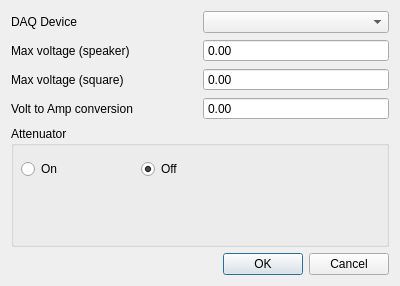
<?xml version="1.0" encoding="UTF-8"?>
<ui version="4.0">
 <class>AdvancedOptionsDialog</class>
 <widget class="QDialog" name="AdvancedOptionsDialog">
  <property name="geometry">
   <rect>
    <x>0</x>
    <y>0</y>
    <width>400</width>
    <height>286</height>
   </rect>
  </property>
  <property name="windowTitle">
   <string>Advanced Options</string>
  </property>
  <layout class="QVBoxLayout" name="verticalLayout">
   <item>
    <layout class="QGridLayout" name="gridLayout">
     <item row="0" column="0">
      <widget class="QLabel" name="label">
       <property name="text">
        <string>DAQ Device</string>
       </property>
      </widget>
     </item>
     <item row="0" column="1">
      <widget class="QComboBox" name="deviceCmbx"/>
     </item>
     <item row="1" column="0">
      <widget class="QLabel" name="label_2">
       <property name="text">
        <string>Max voltage (speaker)</string>
       </property>
      </widget>
     </item>
     <item row="1" column="1">
      <widget class="SmartSpinBox" name="speakerMaxVSpnbx">
       <property name="buttonSymbols">
        <enum>QAbstractSpinBox::NoButtons</enum>
       </property>
      </widget>
     </item>
     <item row="2" column="0">
      <widget class="QLabel" name="label_3">
       <property name="text">
        <string>Max voltage (square)</string>
       </property>
      </widget>
     </item>
     <item row="2" column="1">
      <widget class="SmartSpinBox" name="squareMaxVSpnbx">
       <property name="buttonSymbols">
        <enum>QAbstractSpinBox::NoButtons</enum>
       </property>
      </widget>
     </item>
     <item row="3" column="0">
      <widget class="QLabel" name="label_4">
       <property name="text">
        <string>Volt to Amp conversion</string>
       </property>
      </widget>
     </item>
     <item row="3" column="1">
      <widget class="SmartSpinBox" name="V2ASpnbx">
       <property name="buttonSymbols">
        <enum>QAbstractSpinBox::NoButtons</enum>
       </property>
      </widget>
     </item>
    </layout>
   </item>
   <item>
    <widget class="QGroupBox" name="groupBox">
     <property name="title">
      <string>Attenuator</string>
     </property>
     <widget class="QRadioButton" name="attenOnRadio">
      <property name="geometry">
       <rect>
        <x>10</x>
        <y>30</y>
        <width>109</width>
        <height>26</height>
       </rect>
      </property>
      <property name="text">
       <string>On</string>
      </property>
      <property name="checked">
       <bool>false</bool>
      </property>
      <attribute name="buttonGroup">
       <string notr="true">buttonGroup</string>
      </attribute>
     </widget>
     <widget class="QRadioButton" name="radioButton_2">
      <property name="geometry">
       <rect>
        <x>130</x>
        <y>30</y>
        <width>109</width>
        <height>26</height>
       </rect>
      </property>
      <property name="text">
       <string>Off</string>
      </property>
      <property name="checked">
       <bool>true</bool>
      </property>
      <attribute name="buttonGroup">
       <string notr="true">buttonGroup</string>
      </attribute>
     </widget>
    </widget>
   </item>
   <item>
    <widget class="QDialogButtonBox" name="buttonBox">
     <property name="orientation">
      <enum>Qt::Horizontal</enum>
     </property>
     <property name="standardButtons">
      <set>QDialogButtonBox::Cancel|QDialogButtonBox::Ok</set>
     </property>
    </widget>
   </item>
  </layout>
 </widget>
 <customwidgets>
  <customwidget>
   <class>SmartSpinBox</class>
   <extends>QDoubleSpinBox</extends>
   <header>sparkle.gui.stim.smart_spinbox</header>
  </customwidget>
 </customwidgets>
 <resources/>
 <connections>
  <connection>
   <sender>buttonBox</sender>
   <signal>accepted()</signal>
   <receiver>AdvancedOptionsDialog</receiver>
   <slot>accept()</slot>
   <hints>
    <hint type="sourcelabel">
     <x>248</x>
     <y>254</y>
    </hint>
    <hint type="destinationlabel">
     <x>157</x>
     <y>274</y>
    </hint>
   </hints>
  </connection>
  <connection>
   <sender>buttonBox</sender>
   <signal>rejected()</signal>
   <receiver>AdvancedOptionsDialog</receiver>
   <slot>reject()</slot>
   <hints>
    <hint type="sourcelabel">
     <x>316</x>
     <y>260</y>
    </hint>
    <hint type="destinationlabel">
     <x>286</x>
     <y>274</y>
    </hint>
   </hints>
  </connection>
 </connections>
 <buttongroups>
  <buttongroup name="buttonGroup"/>
 </buttongroups>
</ui>
